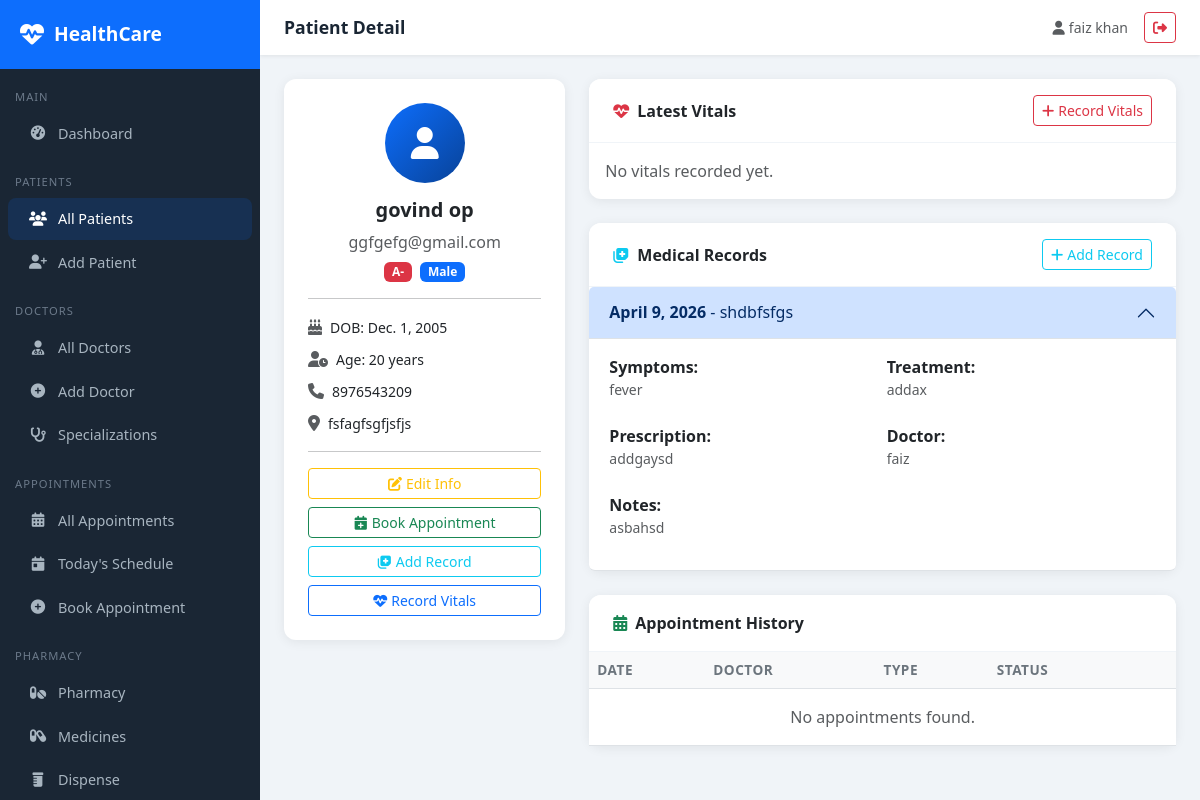
/patients/2/ (signed in), run on the app's committed database.
### healthcare_dashboard/patients/models.py (models this page shows, shortened)
class Patient(models.Model):
    BLOOD_GROUP_CHOICES = [
        ('A+', 'A+'),
        ('A-', 'A-'),
        ('B+', 'B+'),
        ('B-', 'B-'),
        ('O+', 'O+'),
        ('O-', 'O-'),
        ('AB+', 'AB+'),
        ('AB-', 'AB-'),
    ]
    GENDER_CHOICES = [
        ('M', 'Male'),
        ('F', 'Female'),
        ('O', 'Other'),
    ]
    user = models.OneToOneField(User, on_delete=models.SET_NULL, null=True, blank=True)
    first_name = models.CharField(max_length=100)
    last_name = models.CharField(max_length=100)
    date_of_birth = models.DateField()
    gender = models.CharField(max_length=1, choices=GENDER_CHOICES)
    blood_group = models.CharField(max_length=3, choices=BLOOD_GROUP_CHOICES, blank=True)
    phone = models.CharField(max_length=15)
    email = models.EmailField(blank=True)
    address = models.TextField()
    emergency_contact_name = models.CharField(max_length=100, blank=True)
    emergency_contact_phone = models.CharField(max_length=15, blank=True)
    allergies = models.TextField(blank=True, help_text='List known allergies')
    chronic_conditions = models.TextField(blank=True)
    insurance_provider = models.CharField(max_length=100, blank=True)
    insurance_id = models.CharField(max_length=50, blank=True)
    created_at = models.DateTimeField(auto_now_add=True)
    updated_at = models.DateTimeField(auto_now=True)
    def __str__(self):
        return f"{self.first_name} {self.last_name}"
    @property
    def age(self):
        from datetime import date
        today = date.today()
        return today.year - self.date_of_birth.year - (
            (today.month, today.day) < (self.date_of_birth.month, self.date_of_birth.day)
        )

class MedicalRecord(models.Model):
    patient = models.ForeignKey(Patient, on_delete=models.CASCADE, related_name='medical_records')
    record_date = models.DateField()
    diagnosis = models.TextField()
    symptoms = models.TextField(blank=True)
    treatment = models.TextField(blank=True)
    prescription = models.TextField(blank=True)
    notes = models.TextField(blank=True)
    doctor_name = models.CharField(max_length=100, blank=True)
    created_at = models.DateTimeField(auto_now_add=True)
    class Meta:
        ordering = ['-record_date']

### healthcare_dashboard/patients/views.py (the view)
# urls.py: path('<int:pk>/', views.patient_detail, name='patient_detail'),
@login_required
def patient_detail(request, pk):
    patient = get_object_or_404(Patient, pk=pk)
    medical_records = patient.medical_records.all()[:10]
    vitals = patient.vitals.all()[:5]
    return render(
        request,
        'patients/patient_detail.html',
        {'patient': patient, 'medical_records': medical_records, 'vitals': vitals},
    )

### healthcare_dashboard/templates/patients/patient_detail.html (shortened to what this page needs)
{% extends 'base/base.html' %}
{% block page_title %}Patient Detail{% endblock %}
{% block content %}
<div class="row g-4">
    <div class="col-md-4">
        <div class="card">
            <div class="card-body text-center p-4">
                <div style="width:80px;height:80px;background:linear-gradient(135deg,#0d6efd,#084298);border-radius:50%;display:flex;align-items:center;justify-content:center;margin:0 auto 15px;">
                    <i class="fas fa-user fa-2x text-white"></i>
                </div>
                <h5 class="fw-bold">{{ patient }}</h5>
                <p class="text-muted mb-1">{{ patient.email|default:'No email' }}</p>
                <span class="badge bg-danger me-1">{{ patient.blood_group|default:'N/A' }}</span>
                <span class="badge bg-primary">{{ patient.get_gender_display }}</span>
                <hr>
                <div class="text-start">
                    <div class="mb-2"><i class="fas fa-birthday-cake text-muted me-2"></i><small>DOB: {{ patient.date_of_birth }}</small></div>
                    <div class="mb-2"><i class="fas fa-user-clock text-muted me-2"></i><small>Age: {{ patient.age }} years</small></div>
                    <div class="mb-2"><i class="fas fa-phone text-muted me-2"></i><small>{{ patient.phone }}</small></div>
                    <div class="mb-2"><i class="fas fa-map-marker-alt text-muted me-2"></i><small>{{ patient.address|truncatechars:60 }}</small></div>
                </div>
                <hr>
                <div class="d-grid gap-2">
                    <a href="{% url 'patient_update' patient.pk %}" class="btn btn-outline-warning btn-sm"><i class="fas fa-edit me-1"></i>Edit Info</a>
                    <a href="{% url 'appointment_create' %}?patient={{ patient.pk }}" class="btn btn-outline-success btn-sm"><i class="fas fa-calendar-plus me-1"></i>Book Appointment</a>
                    <a href="{% url 'add_medical_record' patient.pk %}" class="btn btn-outline-info btn-sm"><i class="fas fa-notes-medical me-1"></i>Add Record</a>
                    <a href="{% url 'add_vital_record' patient.pk %}" class="btn btn-outline-primary btn-sm"><i class="fas fa-heartbeat me-1"></i>Record Vitals</a>
                </div>
            </div>
        </div>
    </div>
    <div class="col-md-8">
        <div class="card mb-4">
            <div class="card-header py-3 px-4 d-flex justify-content-between align-items-center">
                <span><i class="fas fa-heartbeat text-danger me-2"></i>Latest Vitals</span>
                <a href="{% url 'add_vital_record' patient.pk %}" class="btn btn-sm btn-outline-danger"><i class="fas fa-plus me-1"></i>Record Vitals</a>
            </div>
            <div class="card-body">
                {% if vitals %}
                    {% with v=vitals.0 %}
                        <div class="row g-3">
                            <div class="col-6 col-md-3">
                                <div class="text-center p-3 bg-light rounded">
                                    <i class="fas fa-heart text-danger mb-1"></i>
                                    <div class="fw-bold">{{ v.heart_rate|default:'-' }}</div>
                                    <small class="text-muted">Heart Rate (BPM)</small>
                                </div>
                            </div>
                            <div class="col-6 col-md-3">
                                <div class="text-center p-3 bg-light rounded">
                                    <i class="fas fa-tint text-primary mb-1"></i>
                                    <div class="fw-bold">{% if v.blood_pressure_systolic %}{{ v.blood_pressure_systolic }}/{{ v.blood_pressure_diastolic }}{% else %}-{% endif %}</div>
                                    <small class="text-muted">Blood Pressure</small>
                                </div>
                            </div>
                            <div class="col-6 col-md-3">
                                <div class="text-center p-3 bg-light rounded">
                                    <i class="fas fa-thermometer-half text-warning mb-1"></i>
                                    <div class="fw-bold">{{ v.temperature|default:'-' }}{% if v.temperature %} C{% endif %}</div>
                                    <small class="text-muted">Temperature</small>
                                </div>
                            </div>
                            <div class="col-6 col-md-3">
                                <div class="text-center p-3 bg-light rounded">
                                    <i class="fas fa-weight text-success mb-1"></i>
                                    <div class="fw-bold">{{ v.weight|default:'-' }}{% if v.weight %}kg{% endif %}</div>
                                    <small class="text-muted">Weight{% if v.bmi %} (BMI: {{ v.bmi }}){% endif %}</small>
                                </div>
                            </div>
                        </div>
                        <small class="text-muted mt-2 d-block">Recorded: {{ v.recorded_at|date:'d M Y, H:i' }}</small>
                    {% endwith %}
                {% else %}
                    <p class="text-muted mb-0">No vitals recorded yet.</p>
                {% endif %}
            </div>
        </div>
        <div class="card mb-4">
            <div class="card-header py-3 px-4 d-flex justify-content-between align-items-center">
                <span><i class="fas fa-notes-medical text-info me-2"></i>Medical Records</span>
                <a href="{% url 'add_medical_record' patient.pk %}" class="btn btn-sm btn-outline-info"><i class="fas fa-plus me-1"></i>Add Record</a>
            </div>
            <div class="card-body p-0">
                {% if medical_records %}
                    <div class="accordion" id="recordsAccordion">
                        {% for record in medical_records %}
                            <div class="accordion-item border-0 border-bottom">
                                <h2 class="accordion-header">
                                    <button class="accordion-button {% if not forloop.first %}collapsed{% endif %} py-3" type="button" data-bs-toggle="collapse" data-bs-target="#rec{{ record.pk }}">
                                        <strong>{{ record.record_date }}</strong>&nbsp;- {{ record.diagnosis|truncatechars:60 }}
                                    </button>
                                </h2>
                                <div id="rec{{ record.pk }}" class="accordion-collapse collapse {% if forloop.first %}show{% endif %}">
                                    <div class="accordion-body">
                                        <div class="row g-2">
                                            {% if record.symptoms %}<div class="col-md-6"><strong>Symptoms:</strong><p class="text-muted small">{{ record.symptoms }}</p></div>{% endif %}
                                            {% if record.treatment %}<div class="col-md-6"><strong>Treatment:</strong><p class="text-muted small">{{ record.treatment }}</p></div>{% endif %}
                                            {% if record.prescription %}<div class="col-md-6"><strong>Prescription:</strong><p class="text-muted small">{{ record.prescription }}</p></div>{% endif %}
                                            {% if record.doctor_name %}<div class="col-md-6"><strong>Doctor:</strong><p class="text-muted small">{{ record.doctor_name }}</p></div>{% endif %}
                                            {% if record.notes %}<div class="col-md-12"><strong>Notes:</strong><p class="text-muted small">{{ record.notes }}</p></div>{% endif %}
                                        </div>
                                    </div>
                                </div>
                            </div>
                        {% endfor %}
                    </div>
                {% else %}
                    <div class="p-4 text-center text-muted">No medical records yet.</div>
                {% endif %}
            </div>
        </div>
        <div class="card">
            <div class="card-header py-3 px-4"><i class="fas fa-calendar-alt text-success me-2"></i>Appointment History</div>
            <div class="card-body p-0">
                <div class="table-responsive">
                    <table class="table table-hover mb-0">
                        <thead><tr><th>Date</th><th>Doctor</th><th>Type</th><th>Status</th><th></th></tr></thead>
                        <tbody>
                            {% for appt in patient.appointments.all|slice:':10' %}
                                <tr>
                                    <td>{{ appt.appointment_date }}<br><small class="text-muted">{{ appt.appointment_time }}</small></td>
                                    <td>{{ appt.doctor }}</td>
                                    <td>{{ appt.get_appointment_type_display }}</td>
                                    <td><span class="badge badge-status-{{ appt.status }}">{{ appt.get_status_display }}</span></td>
                                    <td><a href="{% url 'appointment_detail' appt.pk %}" class="btn btn-sm btn-outline-info"><i class="fas fa-eye"></i></a></td>
                                </tr>
                            {% empty %}
                                <tr><td colspan="5" class="text-center text-muted py-3">No appointments found.</td></tr>
                            {% endfor %}
                        </tbody>
                    </table>
                </div>
            </div>
        </div>
    </div>
</div>
{% endblock %}

### healthcare_dashboard/templates/base/base.html (shortened to what this page needs)
<!DOCTYPE html>
<html lang="en">
<head>
<link href="https://cdn.jsdelivr.net/npm/bootstrap@5.3.0/dist/css/bootstrap.min.css" rel="stylesheet">
<link href="https://cdnjs.cloudflare.com/ajax/libs/font-awesome/6.4.0/css/all.min.css" rel="stylesheet">
</head>
<body>
{% if user.is_authenticated %}
<div class="sidebar">
    <div class="sidebar-brand">
        <i class="fas fa-heartbeat"></i>
        <span>HealthCare</span>
    </div>
    <nav class="mt-2">
        <div class="nav-section">Main</div>
        <a href="{% url 'dashboard' %}" class="nav-link {% if request.resolver_match.url_name == 'dashboard' %}active{% endif %}">
            <i class="fas fa-tachometer-alt"></i> Dashboard
        </a>
        <div class="nav-section">Patients</div>
        <a href="{% url 'patient_list' %}" class="nav-link {% if 'patient' in request.resolver_match.url_name %}active{% endif %}">
            <i class="fas fa-users"></i> All Patients
        </a>
        <a href="{% url 'patient_create' %}" class="nav-link">
            <i class="fas fa-user-plus"></i> Add Patient
        </a>
        <div class="nav-section">Doctors</div>
        <a href="{% url 'doctor_list' %}" class="nav-link {% if 'doctor' in request.resolver_match.url_name %}active{% endif %}">
            <i class="fas fa-user-md"></i> All Doctors
        </a>
        <a href="{% url 'doctor_create' %}" class="nav-link">
            <i class="fas fa-plus-circle"></i> Add Doctor
        </a>
        <a href="{% url 'specialization_list' %}" class="nav-link">
            <i class="fas fa-stethoscope"></i> Specializations
        </a>
        <div class="nav-section">Appointments</div>
        <a href="{% url 'appointment_list' %}" class="nav-link {% if 'appointment' in request.resolver_match.url_name %}active{% endif %}">
            <i class="fas fa-calendar-alt"></i> All Appointments
        </a>
        <a href="{% url 'today_appointments' %}" class="nav-link">
            <i class="fas fa-calendar-day"></i> Today's Schedule
        </a>
        <a href="{% url 'appointment_create' %}" class="nav-link">
            <i class="fas fa-plus-circle"></i> Book Appointment
        </a>
        <div class="nav-section">Pharmacy</div>
        <a href="{% url 'pharmacy_dashboard' %}" class="nav-link">
            <i class="fas fa-pills"></i> Pharmacy
        </a>
        <a href="{% url 'medicine_list' %}" class="nav-link">
            <i class="fas fa-capsules"></i> Medicines
        </a>
        <a href="{% url 'dispense_medicine' %}" class="nav-link">
            <i class="fas fa-prescription-bottle"></i> Dispense
        </a>
    </nav>
</div>
<div class="main-content">
    <div class="topbar">
        <span class="topbar-title">{% block page_title %}HealthCare Portal{% endblock %}</span>
        <div class="d-flex align-items-center gap-3">
            <span class="text-muted small"><i class="fas fa-user me-1"></i>{{ user.get_full_name|default:user.username }}</span>
            <a href="{% url 'logout' %}" class="btn btn-sm btn-outline-danger">
                <i class="fas fa-sign-out-alt"></i>
            </a>
        </div>
    </div>
    <div class="page-content">
        {% block content %}{% endblock %}
    </div>
</div>
{% else %}
    {% block public_content %}{% endblock %}
{% endif %}
</body>
</html>

### data on the page
Patient: first_name+last_name "govind op", email "ggfgefg@gmail.com", blood_group "A-", gender "Male", date_of_birth "Dec. 1, 2005", age "20", phone "8976543209", address "fsfagfsgfjsfjs"
MedicalRecord: record_date "April 9, 2026", diagnosis "shdbfsfgs", symptoms "fever", treatment "addax", prescription "addgaysd", doctor_name "faiz", notes "asbahsd"

### other printed values
{{ user.get_full_name|default:user.username }} "faiz khan"
